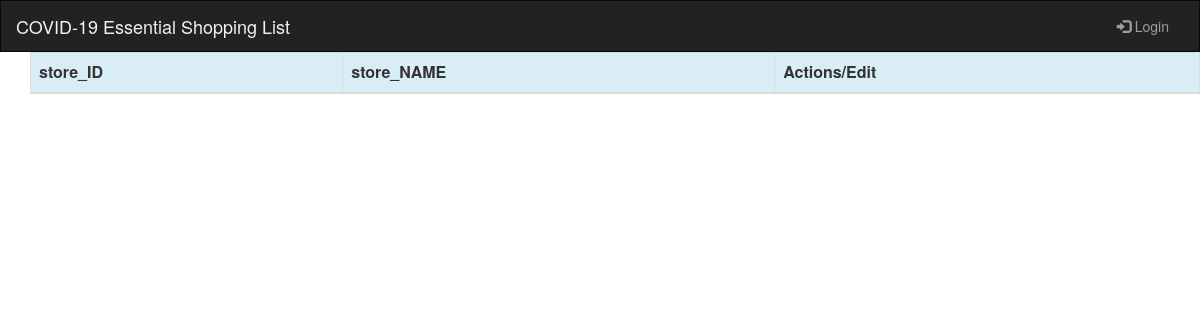
Page /stores/ on the earlier database version.
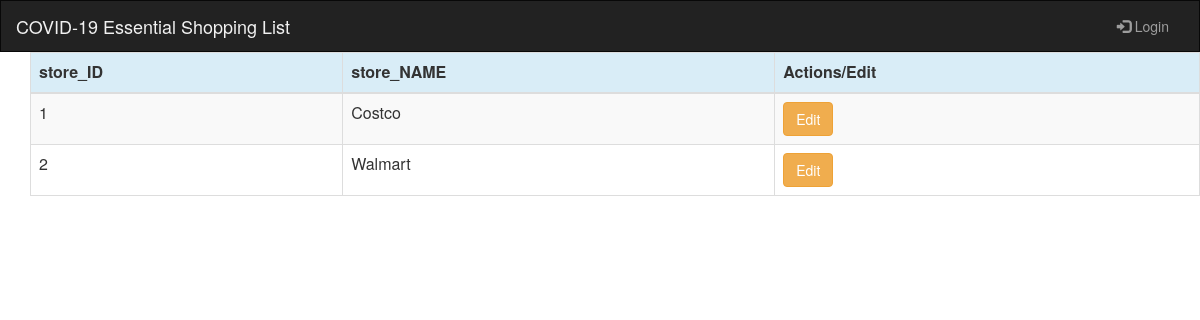
Same page on the later database version.
### shop/models.py (models this page shows)
class store(models.Model):
    store_ID=models.AutoField(primary_key=True)
    store_NAME=models.CharField(max_length=500)
    item=models.ForeignKey(item,on_delete=models.CASCADE)

### shop/views.py (the view)
def stores(request):
    storeList=store.objects.all()
    return render(request,'store.html',{'stores':storeList})

### shop/templates/store.html (shortened to what this page needs)
{% extends 'base.html' %}
{% load static %}
{% block content %}
   <body>
            <div class="content container">
                <div class="row">
                     <table class="table table-striped table-bordered table-hover">
            <thead>
            <tr class="bg-info">
                <th>store_ID</th>
                <th>store_NAME</th>
<th>Actions/Edit</th>
            </tr>
            </thead>
            <tbody>
            {% for store in stores %}
                <tr>
                    <td>{{ store.store_ID }}</td>
                    <td>{{ store.store_NAME }}</td>
  <td><a href="{% url 'store_edit' pk=store.store_ID %}" class="btn btn-warning">Edit </a> </td>
  </tr>
            {% endfor %}
            </tbody>
        </table>
                </div>
            </div>
    </body>
{% endblock %}

Differences in the rows shown:
added store: store_ID "1", store_NAME "Costco"
added store: store_ID "2", store_NAME "Walmart"
